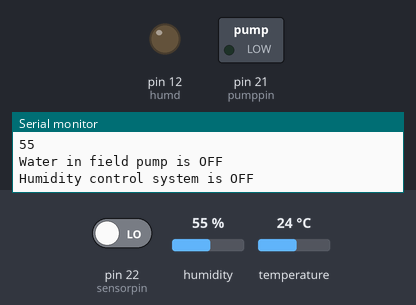
The sketch below on a simulated Arduino Mega 2560, built with avr-gcc and run on an emulated ATmega2560. On the bench: switched loads named in the sketch (green lamp = pin HIGH), output pins drawn as LEDs (lit = HIGH), the last lines printed to the serial monitor. Inputs (shaded band) come from the test bench; at power-on: humidity 55 %, pin 22 (sensorpin) LOW, temperature 24 °C.

Above: at 1.8 s.
1.9 s: humidity set to 21 %
3.4 s: humidity set to 18 %
At 5.3 s:
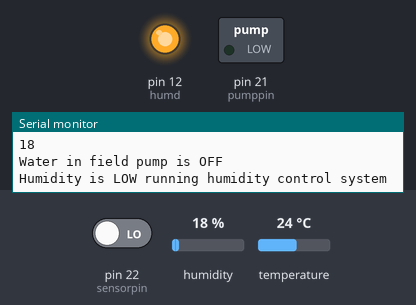
5.6 s: pin 22 (sensorpin) driven HIGH
At 6.6 s:
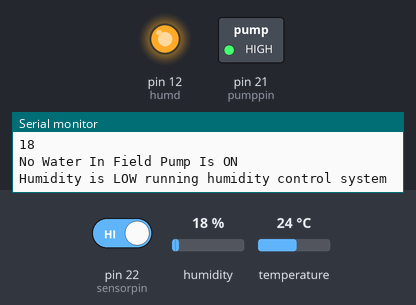
7.6 s: humidity set to 22 %
At 8.9 s:
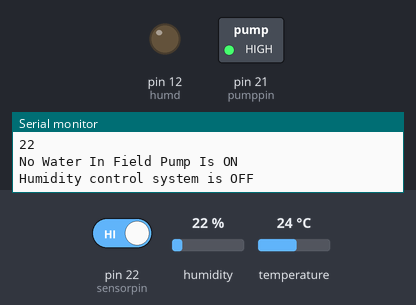
9.7 s: humidity set to 19 %
At 11.2 s:
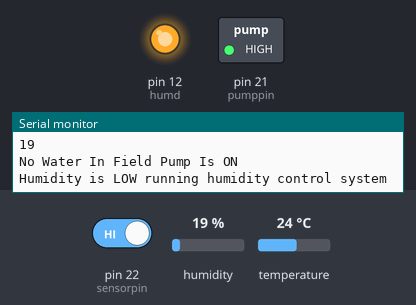
11.7 s: humidity set to 40 %
At 13.5 s:
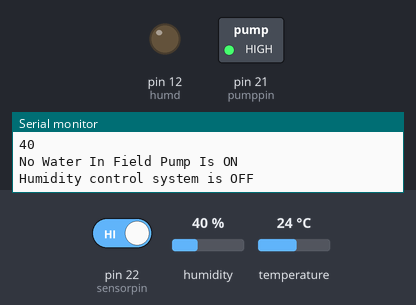
Timing chart, 0 to 14.8 s (numbered marks = the images above; inputs shaded):
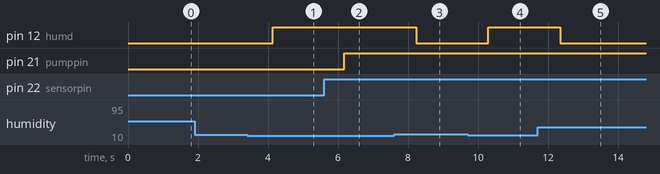

The sketch:

suryaiotproject.ino
```cpp
#include <DFRobot_DHT11.h>
DFRobot_DHT11 DHT;
#define DHT11_PIN 23
int pumppin=21;
int humdpump=19;
int sensorpin=22;
int humd=12;
void setup(){
  Serial.begin(115200);
  pinMode(pumppin,OUTPUT);
  pinMode(humd,OUTPUT);
  pinMode(sensorpin,INPUT);
}
void loop(){
  DHT.read(DHT11_PIN);
  Serial.println("Humidity:");
  Serial.println(DHT.humidity);
   if (digitalRead(sensorpin)==HIGH)
 {
  digitalWrite(pumppin,HIGH);
  Serial.println("No Water In Field Pump Is ON");
 }
 else
 {
  digitalWrite(pumppin,LOW);
  Serial.println("Water in field pump is OFF");
 }

 if(DHT.humidity<20){
    digitalWrite(humd,HIGH);
    digitalWrite(humdpump,HIGH);
    Serial.println("Humidity is LOW running humidity control system");
 }
 else if(DHT.humidity>20 && DHT.humidity<100){
  digitalWrite(humd,LOW);
  digitalWrite(humdpump,LOW);
  Serial.println("Humidity control system is OFF");}
 else if(DHT.humidity>100){
  digitalWrite(humd,HIGH);
  digitalWrite(humdpump,LOW);
  Serial.println("Humidity is HIGH Running humidity control system");
 }
 else{}
 delay(1000);
}
```

Measured:
- the behaviour switches between 20 and 19 % on humidity (found by bisection; images 0 and 1)
- after the input at 3.4 s, pin 12 (humd): LOW → HIGH after 0.73 s
- after the input at 5.6 s, pin 21 (pumppin): LOW → HIGH after 0.59 s
- after the input at 7.6 s, pin 12 (humd): HIGH → LOW after 0.64 s
- after the input at 9.7 s, pin 12 (humd): LOW → HIGH after 0.59 s
- after the input at 11.7 s, pin 12 (humd): HIGH → LOW after 0.65 s
